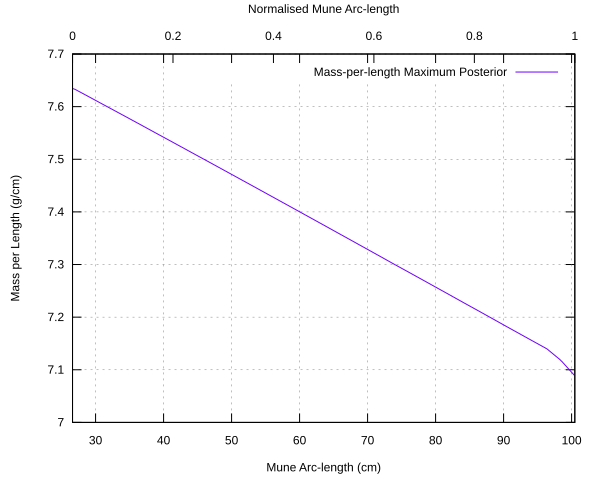

gnuplot code for this plot:
set datafile separator ','
set key autotitle columnhead
set xrange [26.60989341307744:100.473414986059]
set xlabel "Mune Arc-length (cm)"
set x2tics
set x2tics nomirror
set x2range [0:1]
set x2label "Normalised Mune Arc-length"
set ylabel "Mass per Length (g/cm)"
set grid
set terminal svg
set output "/Users/gvn/Documents/Entrolution/Development/BayKen/src/main/results/Pony/99aa5100ef15cb8f9e2357c7a9633a1cd4d8edf5cdc08b4647f9d179/9a13b2036726a8fa2d12ae07c9ae39379df3e38c2df291e0d106b847/results/profile_data__mass_per_length_maximum_posterior.svg"
p "/Users/gvn/Documents/Entrolution/Development/BayKen/src/main/results/Pony/99aa5100ef15cb8f9e2357c7a9633a1cd4d8edf5cdc08b4647f9d179/9a13b2036726a8fa2d12ae07c9ae39379df3e38c2df291e0d106b847/results/profile_data.csv" using 1:8 w l lt rgb "#6F00FF"
